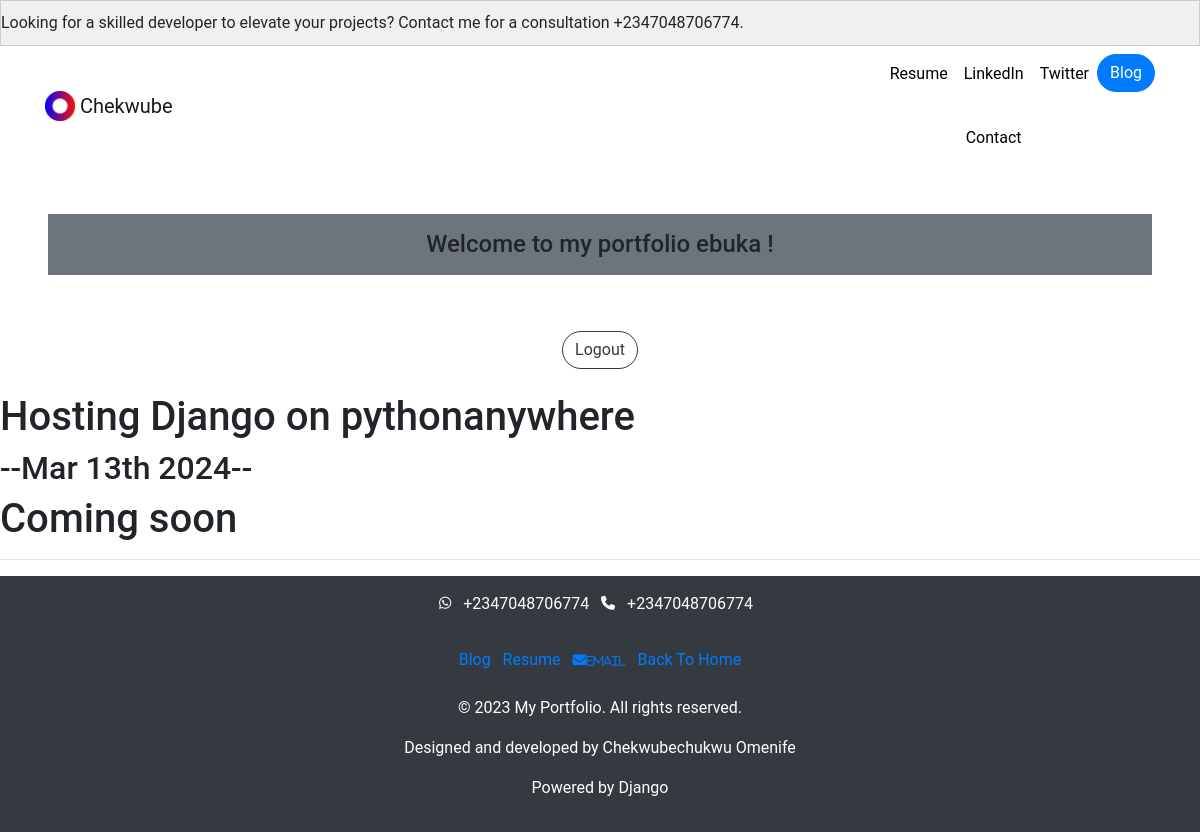
/blog/11/ (signed in), run on the app's committed database.
### blog/models.py (models this page shows, shortened)
class Blog(models.Model):
    title = models.CharField(max_length=100)
    description = models.TextField()
    date = models.DateField()

### blog/views.py (the view)
# urls.py: path("<int:blog_id>/", views.detail, name="detail"),
@login_required
def detail(request, blog_id):
    blog = get_object_or_404(Blog, pk=blog_id)
    return render(request, "blog/detail.html", {"blog": blog})

### blog/templates/blog/detail.html
{% extends 'portfolio/base.html' %}
{% block content %}
<h1>{{ blog.title }}</h1>
<h2>--{{ blog.date|date:'M jS Y' }}--</h2>
{{ blog.description|safe }}
{% endblock %}

### portfolio/templates/portfolio/base.html (shortened to what this page needs)
{% load static %}
<!doctype html>
<html lang="en">
<head>
  <link rel="stylesheet" href="https://stackpath.bootstrapcdn.com/bootstrap/4.4.1/css/bootstrap.min.css">
  <link rel="stylesheet" href="{% static "portfolio/custom.css" %}">
  <link rel="stylesheet" href="https://cdnjs.cloudflare.com/ajax/libs/font-awesome/6.5.1/css/all.min.css" />
</head>
<body>
                  <div class="marquee-container">
        <div class="marquee">
        Looking for a skilled developer to elevate your projects? Contact me for a consultation +2347048706774.
        </div>
    </div>
  <nav id="topNav" class="navbar navbar-expand-md navbar-light ">
    <div class="container ">
      <a class="navbar-brand btn-outline-light rounded-pill" href="{% url 'home' %}">
        <img src="{% static "portfolio/Logo.png" %}" width="30" height="30" class="d-inline-block align-top" alt="Nick's Logo">
        <span>Chekwube</span>
      </a>
      <div class="collapse navbar-collapse text-center" id="navbarNav">
        <ul class="navbar-nav ml-auto">
          <li class="nav-item">
            <a class="nav-link btn-outline-light rounded-pill" href="{% static "portfolio/cv.pdf" %}"download="resume.pdf target="_blank">Resume</a>
          </li>
          <li class="nav-item">
            <a class="nav-link btn-outline-light rounded-pill" href="https://www.linkedin.com/ebukaomenife" target="_blank">LinkedIn</a><br>
            <a class="nav-link btn-outline-light rounded-pill" href="{% url 'contact_me' %}" target="_blank">Contact</a>
          </li>
          <li class="nav-item">
            <a class="nav-link btn-outline-light rounded-pill" href="https://twitter.com/xcheche" target="_blank">Twitter</a>
          </li>
          <li>
            <a role="button" href="{% url 'blog:all_blogs' %}" class="btn btn-primary rounded-pill" target="_blank">Blog</a>
          </li>
        </ul>
      </div>
    </div>
  </nav>
  {% if user.is_authenticated %}
<h4 class="text-center bg bg-secondary p-3 m-5"> Welcome to my portfolio {{ user.username }} !</h4>
<form action="{% url 'logoutuser' %}" method="POST" class="text-center">
    <button type="submit" class="btn btn-outline-dark rounded-pill mt-2">Logout</button>
</form><br>
{% else %}
<a href="{% url 'signupuser' %}" class="btn btn-outline-dark rounded-pill mx-5">Sign Up</a>
<a href="{% url 'loginuser' %}" class="btn btn-outline-dark rounded-pill">Login</a>
{% endif %}
    {% block content %}{% endblock %}
</body>
<hr>
<footer class="container-fluid bg-dark text-white py-3" >
  <div class="row">
    <div class="col">  <p>
        <i class="fab fa-whatsapp fa-sm"></i> <a href="tel:+2347048706774" class="text-white mx-2"> +2347048706774</a>
        <i class="fa fa-phone fa-sm"></i> <a href="tel:+2347048706774" class="text-white mx-2"> +2347048706774</a>
        <br>
      </p>
    </div>
  </div>
<div  style="text-decoration: none"   class="row d-flex justify-content-center  align-items-center m-2 p-2 mb-3 ">
    <a href="{% url 'blog:all_blogs' %}" class="blog">Blog</a>&nbsp; &nbsp;
  <a href="{% static 'portfolio/mycv.pdf' %}" class="resume">Resume</a>&nbsp; &nbsp;
  <a href="mailto:checheomenife@gmail.com" class="fa fa-envelope fa-sm"><small>email</small></a>&nbsp; &nbsp;
  <a href="/">Back To Home</a>
</div>
 <p>&copy; 2023 My Portfolio. All rights reserved.</p>
      <p>Designed and developed by Chekwubechukwu Omenife</p>
      <p>Powered by Django</p>
</footer>
</html>

### portfolio/static/portfolio/custom.css (style rules this page uses)
.navbar-nav .nav-link { color: rgba(0,0,0,1) !important; }
body { font-family: 'roboto', sans-serif; }
footer { text-align: center; }
.marquee-container { width: 100%; overflow: hidden; background-color: #f0f0f0; border: 1px solid #ccc; padding: 10px 0; margin: auto; }
.marquee { display: inline-block; white-space: nowrap; animation: marquee 25s linear infinite; }

### data on the page
Blog: title "Hosting Django on pythonanywhere", date "Mar 13th 2024", description "Coming soon"

### other printed values
{{ user.username }} "ebuka"
